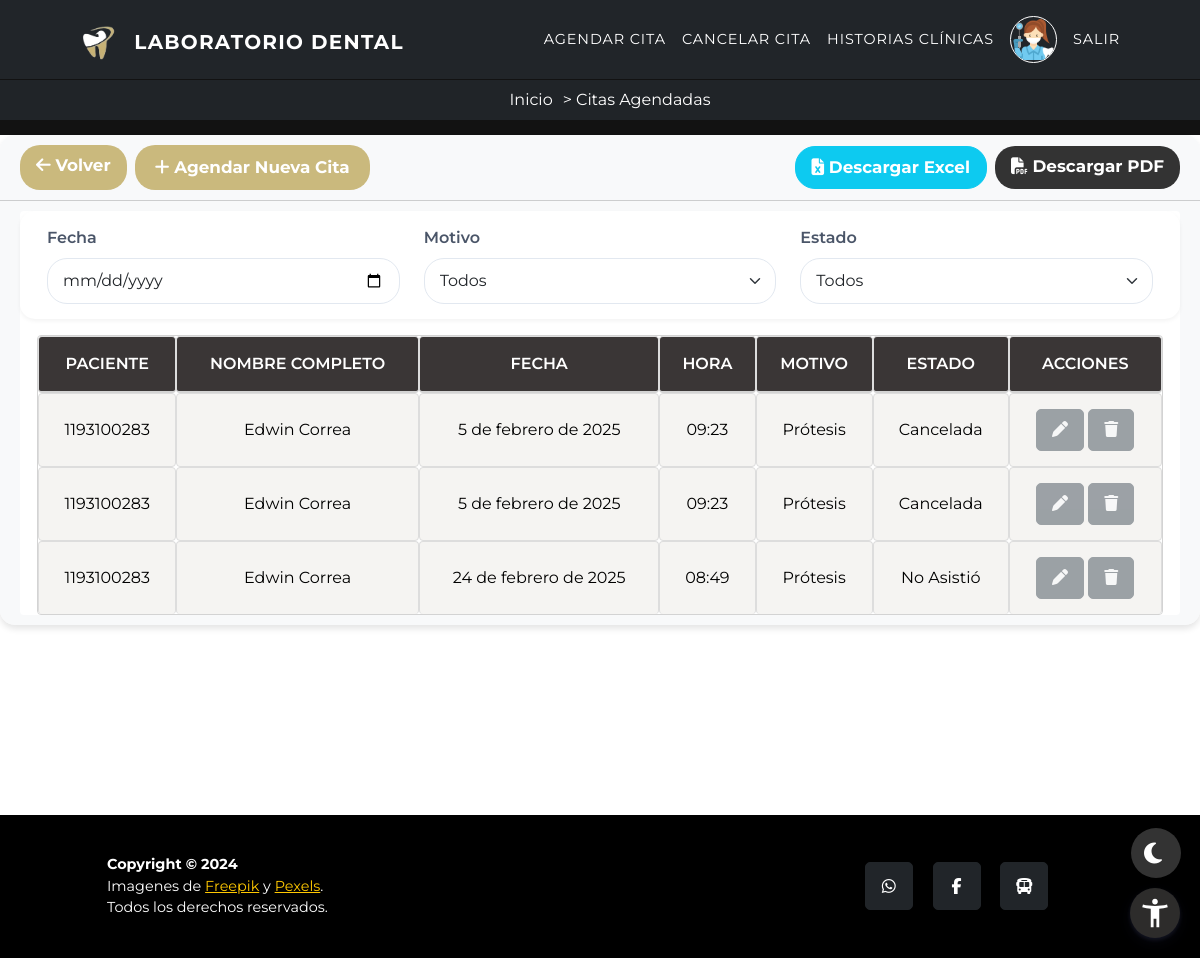
The page /list-citas/ (signed in) on the database its author committed.
### inicio/models.py (models this page shows, shortened)
class Cita(models.Model):
    ESTADO_CHOICES = (
        ('Programada', 'Programada'),
        ('Asistida', 'Asistida'),
        ('Cancelada', 'Cancelada'),
        ('Inasistida', 'No Asistió'),
    )
    MOTIVO_CHOICES = (
        ('protesis', 'Prótesis'),
        ('ortodoncia', 'Ortodoncia'),
    )
    paciente = models.ForeignKey(UserProfile, on_delete=models.CASCADE)
    fecha_hora = models.ForeignKey(Fecha, on_delete=models.CASCADE, related_name='citas')
    motivo = models.CharField(max_length=20, choices=MOTIVO_CHOICES, default='protesis')
    estado = models.CharField(max_length=20, choices=ESTADO_CHOICES, default='Programada')
    asistio = models.BooleanField(default=False)
    google_event_id = models.CharField(max_length=255, blank=True, null=True)

class UserProfile(AbstractBaseUser, PermissionsMixin):
    TIPO_CHOICES = (
        (1, 'T.I'),
        (2, 'C.C'),
        (3, 'C.E'),
        (4, 'C.I'),
    )
    tipo = models.PositiveSmallIntegerField(choices=TIPO_CHOICES, default=2)
    documento = models.IntegerField(unique=True, validators=[validate_document_length])
    nombre = models.CharField(max_length=50)
    imagen = models.ImageField(upload_to='imagenes/', blank=True, null=True)
    direccion = models.CharField(max_length=100, null=True, blank=True)
    correo = models.EmailField(max_length=100, null=True, blank=True)
    ocupacion = models.CharField(max_length=50, null=True, blank=True)
    celular = models.CharField(max_length=15, null=True, blank=True)
    acudiente = models.CharField(max_length=50, null=True, blank=True)
    edad = models.PositiveSmallIntegerField(null=True, blank=True)
    is_active = models.BooleanField(default=True, null=True, blank=True)
    is_admin = models.BooleanField(default=False, null=True, blank=True)
    is_superuser = models.BooleanField(default=False, null=True, blank=True)
    is_staff = models.BooleanField(default=False)
    objects = UserProfileManager()
    USERNAME_FIELD = 'documento'
    REQUIRED_FIELDS = ['nombre', 'correo']

class Fecha(models.Model):
    fecha = models.DateField()
    hora = models.TimeField()
    fecha_hora = models.DateTimeField(editable=False)
    disponible = models.BooleanField(default=True)
    class Meta:
        unique_together = ('fecha', 'hora')

### citas/views.py (the view, shortened to what this page needs)
# urls.py: path('list-citas/', views.citas_agendadas, name="listcitas"),
@never_cache
@login_required(login_url='acceso_denegado')
def citas_agendadas(request):
    ahora = timezone.now()
    if request.user.is_superuser:
        citas = Cita.objects.all()
    else:
        citas = Cita.objects.filter(paciente=request.user)
    for cita in citas:
        fecha_hora_cita = datetime.combine(cita.fecha_hora.fecha, cita.fecha_hora.hora)
        fecha_hora_cita = timezone.make_aware(fecha_hora_cita)
        if fecha_hora_cita < ahora and cita.estado == 'Programada':
            cita.estado = 'Inasistida'
            cita.save()
    fecha = request.GET.get('fecha')
    motivo = request.GET.get('motivo')
    estado = request.GET.get('estado')
    if fecha:
        citas = citas.filter(fecha_hora__fecha=fecha)
    if motivo:
        citas = citas.filter(motivo=motivo)
    if estado:
        citas = citas.filter(estado=estado)
    return render(request, 'listcitas.html', {
        'citas': citas,
        'motivos': [motivo[0] for motivo in Cita.MOTIVO_CHOICES],
        'estados': [estado[0] for estado in Cita.ESTADO_CHOICES],
    })

### citas/templates/listcitas.html (shortened to what this page needs)
{% extends 'inicio.html' %}
{% load static %}
{% block titulo %}
<span data-tooltip="Lista de todas las citas programadas">Citas Agendadas</span>
{% endblock %}
{% block content %}
<div class="ContentTable">
    <div class="card">
        <div class="card-header">
            <div class="d-flex justify-content-between align-items-center flex-wrap">
                <div class="d-flex">
                    <a class="btn btn-primary btn-custom me-2" href="{% url 'dashboard' %}" role="button"
                        data-tooltip="Regresar al tablero principal">
                        <i class="fas fa-arrow-left text-white"></i> <span> Volver </span>
                    </a>
                    <a class="btn btn-success btn-custom" href="{% url 'crearcitas' %}" role="button"
                        data-tooltip="Crear una nueva cita">
                        <i class="fas fa-plus text-white"></i> <span> Agendar Nueva Cita </span>
                    </a>
                </div>
                <div class="d-flex">
                    <a class="btn btn-info btn-custom me-2" href="{% url 'reporte_excel' %}" role="button"
                        data-tooltip="Descargar tabla en excel">
                        <i class="fas fa-file-excel text-white"></i> <span>Descargar Excel</span>
                    </a>
                    <a class="btn btn-danger btn-custom" href="{% url 'reporte_pdf' %}" role="button"
                        data-tooltip="Descargar tabla en pdf">
                        <i class="fas fa-file-pdf text-white"></i> <span>Descargar PDF</span>
                    </a>
                </div>
            </div>
        </div>
        <div class="card-body">
            <div class="table-container">
                <form id="filtroForm" method="get" action="{% url 'listcitas' %}" class="mb-3">
                    <div class="row">
                        <div class="col-md-4">
                            <label for="fechaFiltro" class="form-label"
                                data-tooltip="Filtrar citas por fecha">Fecha</label>
                            <input type="date" id="fechaFiltro" name="fecha" class="form-control"
                                value="{{ request.GET.fecha }}" data-tooltip="Seleccione una fecha para filtrar">
                        </div>
                        <div class="col-md-4">
                            <label for="motivoFiltro" class="form-label"
                                data-tooltip="Filtrar citas por motivo">Motivo</label>
                            <select id="motivoFiltro" name="motivo" class="form-select"
                                data-tooltip="Seleccione un motivo para filtrar">
                                <option value="">Todos</option>
                            </select>
                        </div>
                        <div class="col-md-4">
                            <label for="estadoFiltro" class="form-label"
                                data-tooltip="Filtrar citas por estado">Estado</label>
                            <select id="estadoFiltro" name="estado" class="form-select"
                                data-tooltip="Seleccione un estado para filtrar">
                                <option value="">Todos</option>
                            </select>
                        </div>
                    </div>
                </form>
                <div class="table-responsive">
                    <table id="elementosTable" class="table table-primary table-centered">
                        <thead>
                            <tr>
                                <th id="headerPaciente" data-sort="paciente" scope="col"
                                    data-tooltip="Ordenar por número de documento del paciente">Paciente</th>
                                <th id="headerNombres" data-sort="nombres" scope="col"
                                    data-tooltip="Ordenar por nombre completo del paciente">Nombre Completo</th>
                                <th id="headerFecha" data-sort="fecha_historia" scope="col"
                                    data-tooltip="Ordenar por fecha de la cita">Fecha</th>
                                <th id="headerHora" data-sort="hora" scope="col"
                                    data-tooltip="Ordenar por hora de la cita">Hora</th>
                                <th id="headerMotivo" data-sort="motivo" scope="col"
                                    data-tooltip="Ordenar por motivo de la cita">Motivo</th>
                                <th id="headerEstado" data-sort="estado" scope="col"
                                    data-tooltip="Ordenar por estado de la cita">Estado</th>
                                <th scope="col" data-tooltip="Acciones disponibles para cada cita">Acciones</th>
                            </tr>
                        </thead>
                        <tbody>
                            {% for cita in citas %}
                            <tr>
                                <td data-sort="paciente">{{ cita.paciente.documento }}</td>
                                <td data-sort="nombres">{{ cita.paciente.nombre }}</td>
                                <td data-sort="fecha_historia">{{ cita.fecha_hora.fecha }}</td>
                                <td data-sort="hora">{{ cita.fecha_hora.hora|time:"H:i" }}</td>
                                <td data-sort="motivo">{{ cita.get_motivo_display }}</td>
                                <td data-sort="estado">{{ cita.get_estado_display }}</td>
                                <td>
                                    <a {% if cita.get_estado_display == 'Programada' %}
                                        href="{% url 'editarcitas' cita.id %}" class="btn btn-warning"
                                        data-tooltip="Editar detalles de la cita"
                                    {% else %}
                                        class="btn btn-secondary disabled"
                                        data-tooltip="No se puede editar una cita no programada"
                                    {% endif %}>
                                        <i class="fas fa-pen sort-icon a"></i>
                                    </a>
                                    <button {% if cita.get_estado_display == 'Programada' %}
                                        class="btn btn-danger cancelar-cita-btn" data-tooltip="Cancelar esta cita"
                                        {% else %}
                                            class="btn btn-secondary disabled"
                                            data-tooltip="No se puede cancelar una cita no programada"
                                    {% endif %} data-cita-id="{{ cita.id }}">
                                        <i class="fas fa-trash sort-icon a"></i>
                                    </button>
                                </td>
                            </tr>
                            {% endfor %}
                        </tbody>
                    </table>
                </div>
            </div>
        </div>
    </div>
</div>
{% endblock %}

### static/css/styles.css (style rules this page uses)
:root { --primary-font: "Montserrat", -apple-system, BlinkMacSystemFont, "Segoe UI", Roboto, "Helvetica Neue", Arial, sans-serif, "Apple Color Emoji", "Segoe UI Emoji", "Segoe UI Symbol", "Noto Color Emoji"; }
* { margin: 0; padding: 0; box-sizing: border-box; }
body { display: flex; flex-direction: column; }
.ContentTable { min-height: 85vh; flex: 1; }
input { width: 100%; color: #232323; font-size: clamp(0.85rem, 2.5vw, 1rem); border: none; outline: none; background: transparent; }

### static/css/tablas.css (style rules this page uses)
i.a { color: #f8f9fa; }
.btn-custom { white-space: nowrap; padding: 0.375rem 0.75rem; font-size: 0.9rem; width: auto; }
.table-centered { margin: 0 auto; text-align: center; }
.card { border-radius: 15px; box-shadow: 0 10px 30px rgba(0, 0, 0, 0.1); overflow: hidden; }
.btn-success { background-color: #008a07; border: none; }
.card-header .btn-success { background-color: #cab97d; border: none; padding: 10px 20px; font-weight: bold; transition: all 0.3s ease; }
.btn-primary { background-color: #cab97d; border: none; padding: 10px 20px; font-weight: bold; transition: all 0.3s ease; }
.card-body { flex: 1; padding: 30px; border-color: #000000; overflow-x: auto; }
.table-responsive { border-radius: 10px; overflow: hidden; overflow-x: visible; }
.table { margin-bottom: 0; }
.table thead th { background-color: rgb(58, 54, 54); color: rgb(255, 255, 255); font-weight: 600; text-transform: uppercase; border: #000000; }
.table tbody tr:nth-child(even) { background-color: #f8f9fa; }
.table td { padding: 15px; vertical-align: middle; border-color: #000000; border-top: #000000; border-left: #000000; border-right: #000000; background-color: #f5f4f2; color: #000000; }
.btn { padding: 8px 15px; border-radius: 5px; font-weight: bold; transition: all 0.3s ease; }
.btn-danger { background-color: #333; border: none; }
.btn-custom { text-transform: capitalize; font-size: 1.05rem; }
.card { display: flex; flex-direction: column; border: none; border-radius: 15px; box-shadow: 0 4px 6px rgba(0, 0, 0, 0.1); transition: all 0.3s ease; }
.card-header, .card-body { background-color: #f8f9fa; padding: 10px 20px; }
.card-header { border-radius: 15px 15px 0 0; }
.btn-custom { border-radius: 20px; padding: 8px 16px; transition: all 0.3s ease; }
.table-container { background-color: white; border-radius: 4px; }
#elementosTable { border-collapse: separate; border-spacing: 0; width: 97%; border: 0.5px solid #d3d3d3; border-radius: 4px; }
#elementosTable thead th { color: white; font-weight: 600; border-bottom: 2px solid #d3d3d3; }
#elementosTable tbody tr { background-color: white; transition: all 0.3s ease; }
#elementosTable th, #elementosTable td { text-align: center; padding: 15px; vertical-align: middle; border: 1px solid #ddd; border-radius: 4px; }
#elementosTable tbody tr:last-child td { border-bottom: none; }
.form-control, .form-select { border-radius: 20px; border: 1px solid #e2e8f0; padding: 10px 15px; }
.form-label { font-weight: 600; color: #4a5568; }
#filtroForm { background-color: rgb(255, 255, 255); border-radius: 15px; box-shadow: 0 2px 4px rgba(0, 0, 0, 0.05); }

### rows shown on the page
Cita: paciente.documento "1193100283", paciente.nombre "Edwin Correa", fecha_hora.fecha "5 de febrero de 2025", fecha_hora.hora "09:23", motivo "Prótesis", estado "Cancelada"
Cita: paciente.documento "1193100283", paciente.nombre "Edwin Correa", fecha_hora.fecha "5 de febrero de 2025", fecha_hora.hora "09:23", motivo "Prótesis", estado "Cancelada"
Cita: paciente.documento "1193100283", paciente.nombre "Edwin Correa", fecha_hora.fecha "24 de febrero de 2025", fecha_hora.hora "08:49", motivo "Prótesis", estado "No Asistió"
